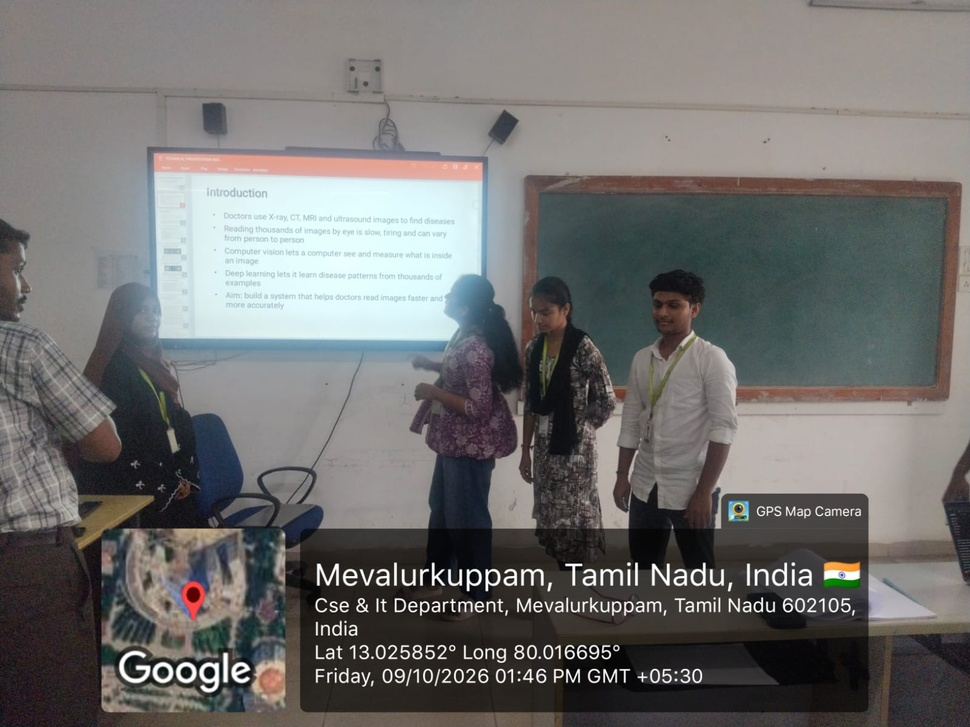
#> input picture Capstone Project/presentation batch 4.jpeg, 970 x 727 px, shrunk from 1600 x 1200 before the run
$ python 'exp 13.py'
#> lines starting #> are read from the running program, lines starting #| are printed output that depends on the picture

import cv2
import numpy as np
from tkinter import Tk, filedialog

# Open file selection window
root = Tk()
root.withdraw()

# Select an image
image_path = filedialog.askopenfilename(
    title="Select an Image",
    filetypes=[("Image Files", "*.jpg *.jpeg *.png")]
)
#> the answer given: Capstone Project/presentation batch 4.jpeg

# Read the image
img = cv2.imread(image_path)
#> img is the input picture: shape (727, 970, 3); mean B, G, R 110.6, 111.9, 112.7

if img is None:
    print("Error: Image not selected or not found!")

else:
    # Get image dimensions
    rows, cols = img.shape[:2]
#> rows = 727; cols = 970

    # Define three original points
    pts1 = np.float32([
        [50, 50],
        [200, 50],
        [50, 200]
    ])

    # Define three destination points
    pts2 = np.float32([
        [10, 100],
        [200, 50],
        [100, 250]
    ])

    # Calculate affine transformation matrix
    matrix = cv2.getAffineTransform(pts1, pts2)

    # Apply affine transformation
    transformed = cv2.warpAffine(
        img, matrix, (cols, rows)
    )
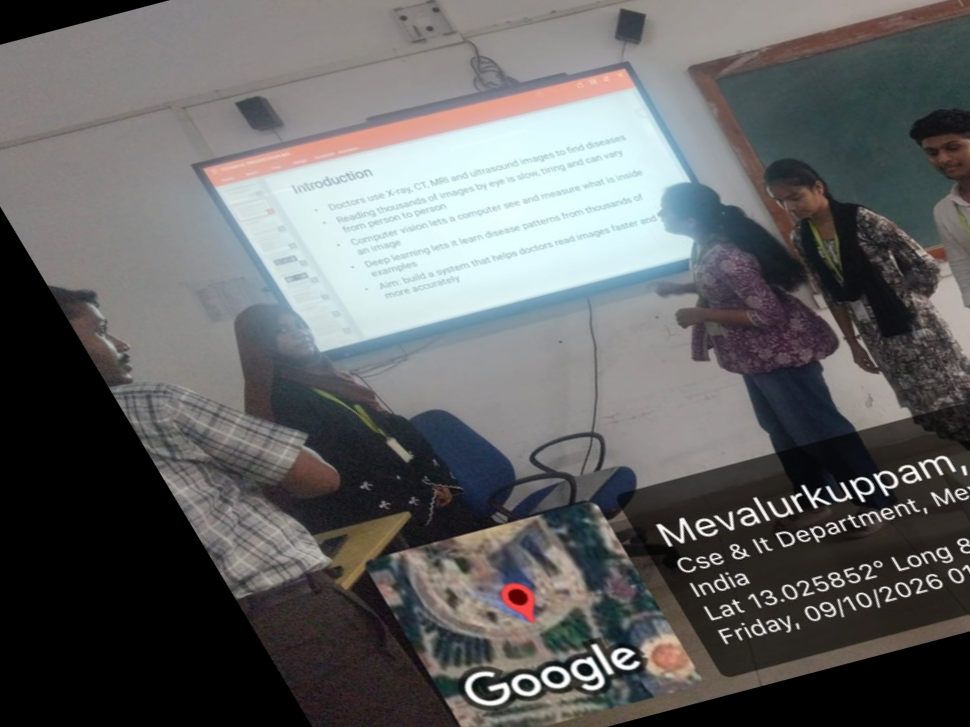
#> transformed: shape (727, 970, 3); mean B, G, R 99.6, 99.5, 98.8

    # Display original image
    cv2.imshow("Original Image", img)

    # Display transformed image
    cv2.imshow("Affine Transformed Image", transformed)

    # Save output image
    cv2.imwrite("affine_transformed.jpg", transformed)

    print("Affine Transformation Completed Successfully!")
    print("Output saved as affine_transformed.jpg")

    # Wait for key press
    cv2.waitKey(0)

    # Close windows
    cv2.destroyAllWindows()

root.destroy()
